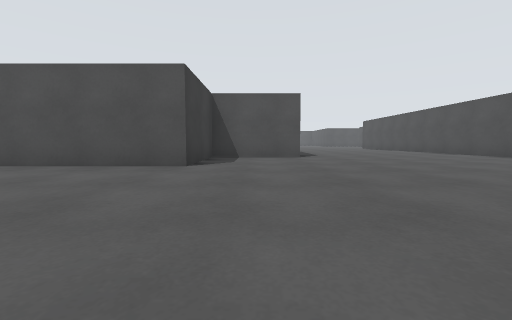
[1] (above)

22 first-person views from a walk through a robot-simulator world made for Gazebo. The camera is 0.72 m above the floor, tilts 4° down and sees 90° across. The floor is counted in squares, 2 m on a side. Each view is taken from the middle of a square. On the plan, view 1 faces up. The plan holds only what a view shows up to about 9 squares ahead; the rest is blank. The place goes on beyond the plan. Some stock models are drawn as simple stand-ins.

[2]
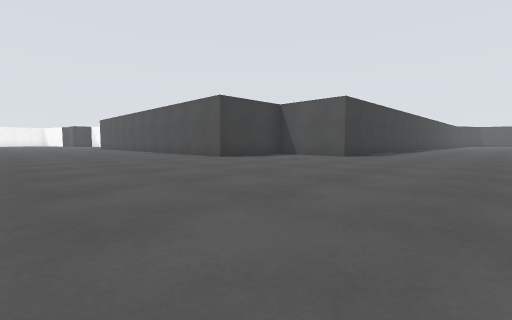

[3]
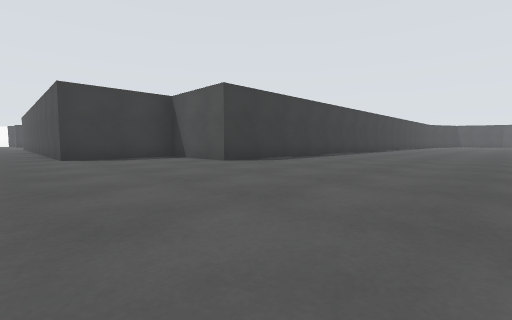

[4]
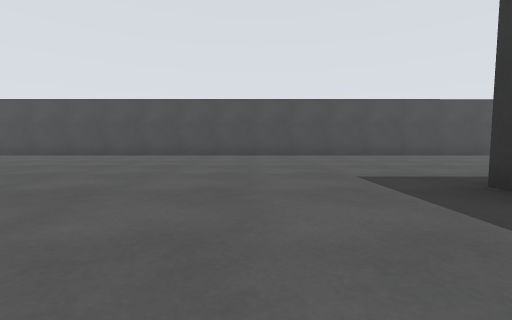

[5]
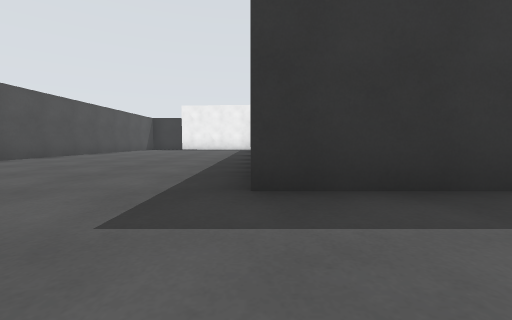

[6]
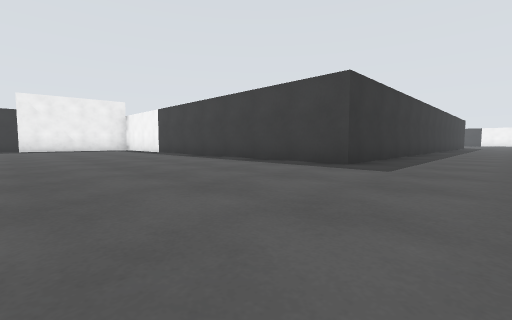

[7]
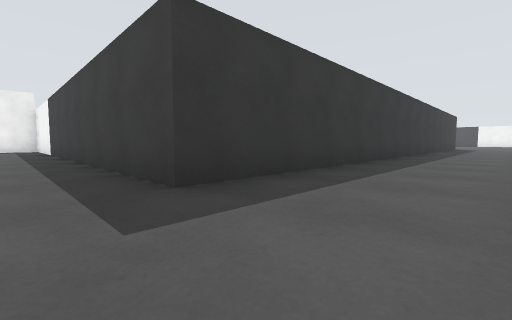

[8]
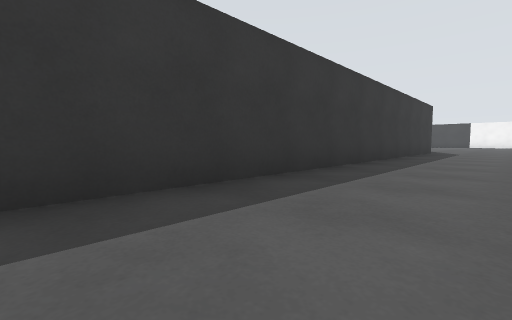

[9]
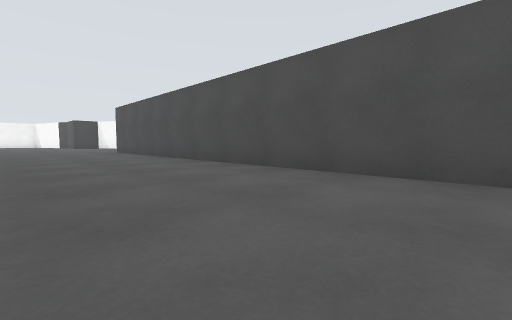

[10]
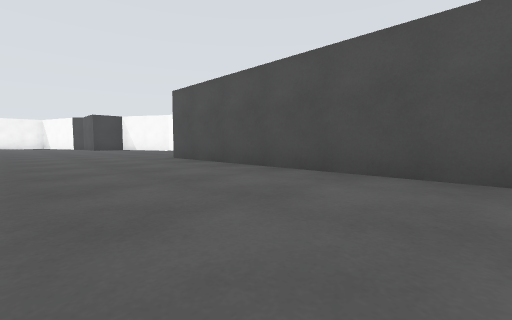

[11]
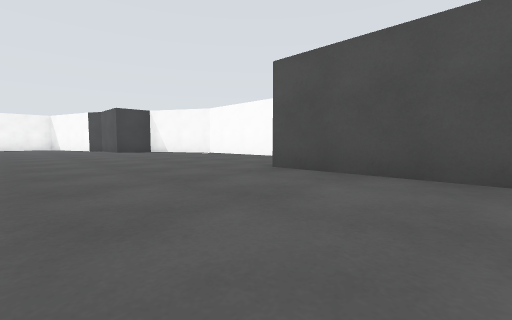

[12]
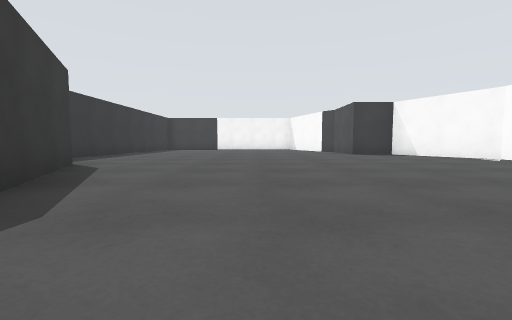

[13]
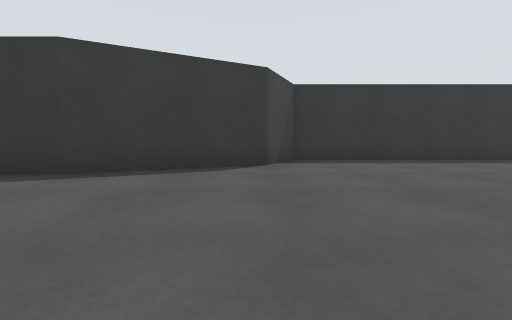

[14]
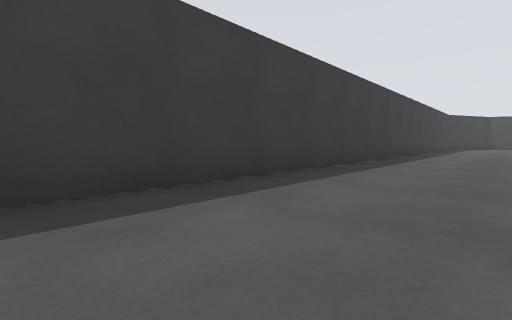

[15]
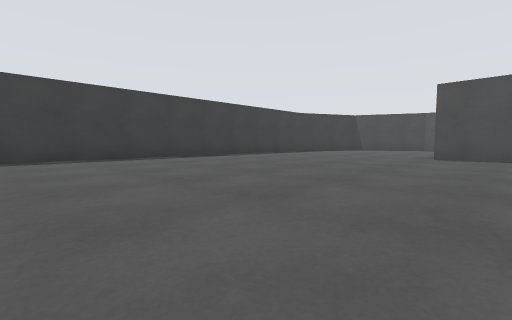

[16]
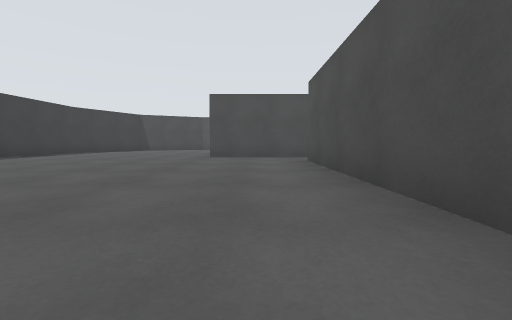

[17]
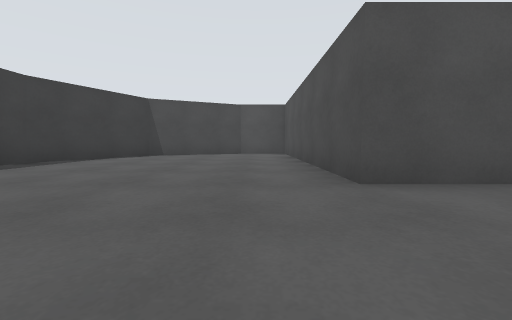

[18]
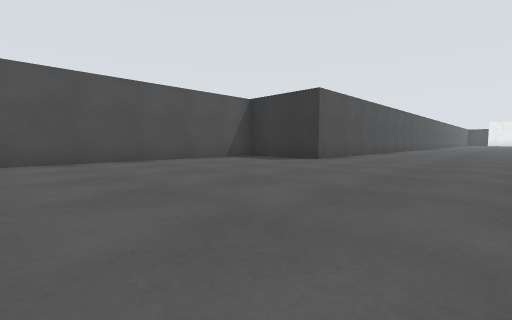

[19]
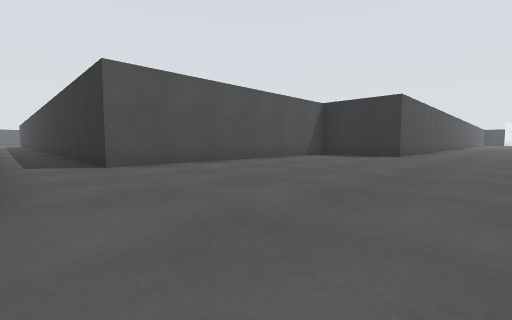

[20]
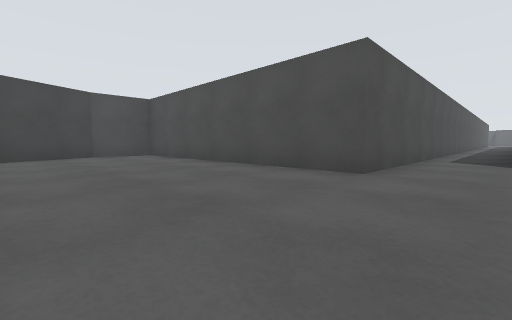

[21]
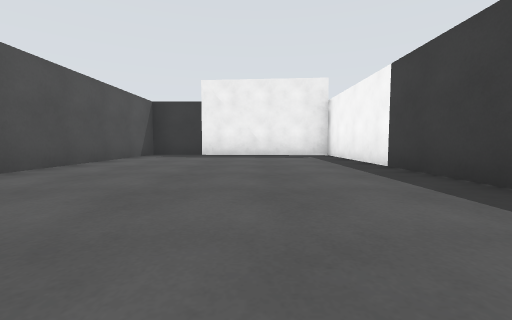

[22]
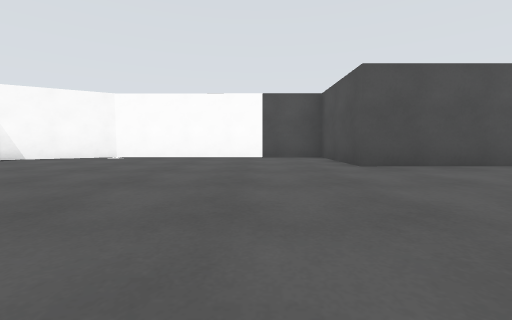

### Floor plan
Points are (right, up) in squares from view 1. A wall is a line through its corners. A room is listed if a view was taken in it or the views show most of it. See-through windows are left out.
Room 1 (views 1, 2, 3, 4, 5, 6, 7, 8, 9, 10, 11, 12, 13, 14, 15, 16, 17, 18, 19, 20, 21, 22)
walls: (10.5, 21.2) (5.9, 21.2) (5.9, 26.9) (4.5, 26.9) (2.2, 25.8) (1.1, 23.4) (1, 6.1) (-1, 6.1) (-1, 3.8) (-11.4, 3.8) (-11.5, 6.1) (-16.3, 6.1) (-18.4, 4.9) (-18.4, 3.9); (-18.6, -3.2) (-15.7, -3.1) (-15.2, -2) (-12.9, -0.9) (1, -0.9) (1, -11) (5.9, -11.4) (5.9, 14.2) (8, 14.2) (8, 20) (10.6, 20)

Positions as (right, up) in squares from view 1, and headings:
1: (0, 0), facing up
2: (4, 0), facing up-left
3: (5, 3), facing up-left
4: (-1, 1), facing right
5: (1, 1), facing down
6: (5, 1), facing down-left
7: (2, 1), facing down-left
8: (-3, 1), facing down-left
9: (-2, 1), facing up-left
10: (-6, 1), facing up-left
11: (-9, 1), facing up-left
12: (-11, 1), facing left
13: (-15, 2), facing down
14: (3, 10), facing up-left
15: (7, 15), facing up-left
16: (7, 15), facing up
17: (5, 19), facing up
18: (3, 19), facing down-right
19: (4, 21), facing down-right
20: (3, 20), facing up-right
21: (3, -4), facing down
22: (-13, 0), facing up
